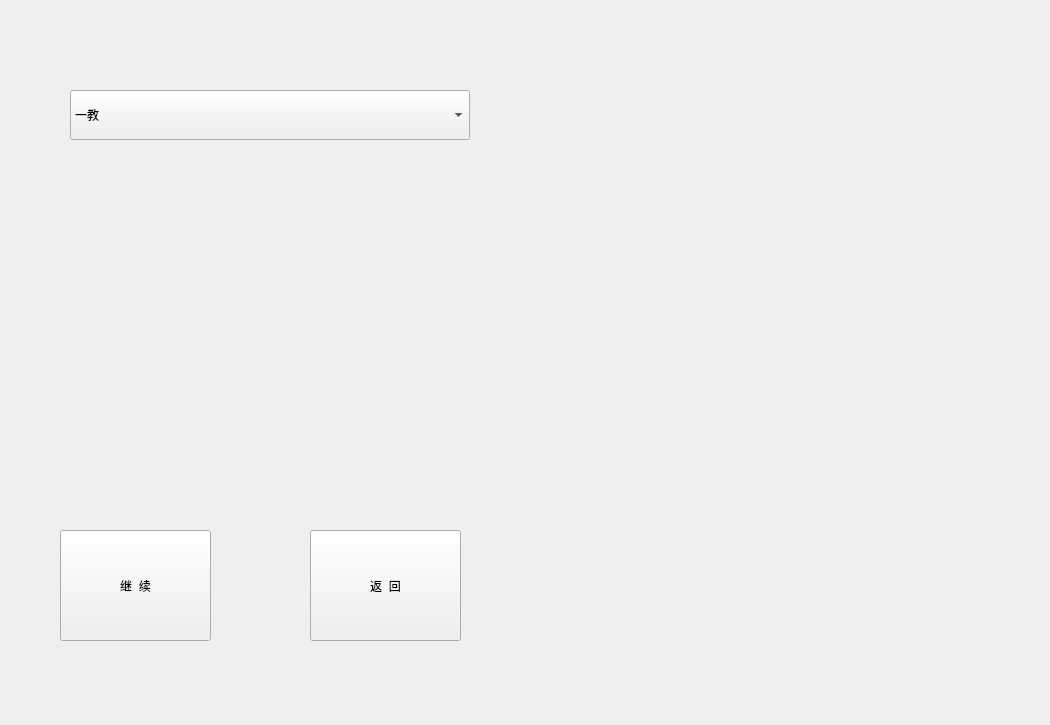
<?xml version="1.0" encoding="UTF-8"?>
<ui version="4.0">
 <class>distance</class>
 <widget class="QWidget" name="distance">
  <property name="geometry">
   <rect>
    <x>0</x>
    <y>0</y>
    <width>1050</width>
    <height>725</height>
   </rect>
  </property>
  <property name="minimumSize">
   <size>
    <width>1050</width>
    <height>725</height>
   </size>
  </property>
  <property name="maximumSize">
   <size>
    <width>1050</width>
    <height>725</height>
   </size>
  </property>
  <property name="windowTitle">
   <string>Form</string>
  </property>
  <widget class="QComboBox" name="comboBox">
   <property name="geometry">
    <rect>
     <x>70</x>
     <y>90</y>
     <width>400</width>
     <height>50</height>
    </rect>
   </property>
   <property name="minimumSize">
    <size>
     <width>400</width>
     <height>50</height>
    </size>
   </property>
   <property name="maximumSize">
    <size>
     <width>400</width>
     <height>50</height>
    </size>
   </property>
   <property name="styleSheet">
    <string notr="true">font: 28pt &quot;微软雅黑&quot;</string>
   </property>
   <item>
    <property name="text">
     <string>一教</string>
    </property>
   </item>
   <item>
    <property name="text">
     <string>二教</string>
    </property>
   </item>
   <item>
    <property name="text">
     <string>三教</string>
    </property>
   </item>
   <item>
    <property name="text">
     <string>图书馆</string>
    </property>
   </item>
   <item>
    <property name="text">
     <string>理教</string>
    </property>
   </item>
   <item>
    <property name="text">
     <string>五四操场</string>
    </property>
   </item>
   <item>
    <property name="text">
     <string>39楼</string>
    </property>
   </item>
   <item>
    <property name="text">
     <string>理一</string>
    </property>
   </item>
   <item>
    <property name="text">
     <string>理二</string>
    </property>
   </item>
  </widget>
  <widget class="QPushButton" name="pushButton">
   <property name="geometry">
    <rect>
     <x>60</x>
     <y>530</y>
     <width>151</width>
     <height>111</height>
    </rect>
   </property>
   <property name="styleSheet">
    <string notr="true">font: 24pt &quot;微软雅黑&quot;;</string>
   </property>
   <property name="text">
    <string>继  续</string>
   </property>
  </widget>
  <widget class="QPushButton" name="pushButton_2">
   <property name="geometry">
    <rect>
     <x>310</x>
     <y>530</y>
     <width>151</width>
     <height>111</height>
    </rect>
   </property>
   <property name="styleSheet">
    <string notr="true">font: 24pt &quot;微软雅黑&quot;;</string>
   </property>
   <property name="text">
    <string>返  回</string>
   </property>
  </widget>
  <widget class="QLabel" name="label">
   <property name="geometry">
    <rect>
     <x>520</x>
     <y>90</y>
     <width>511</width>
     <height>601</height>
    </rect>
   </property>
   <property name="text">
    <string/>
   </property>
   <property name="pixmap">
    <pixmap>pic/school.jpg</pixmap>
   </property>
   <property name="scaledContents">
    <bool>true</bool>
   </property>
  </widget>
 </widget>
 <resources/>
 <connections/>
</ui>
